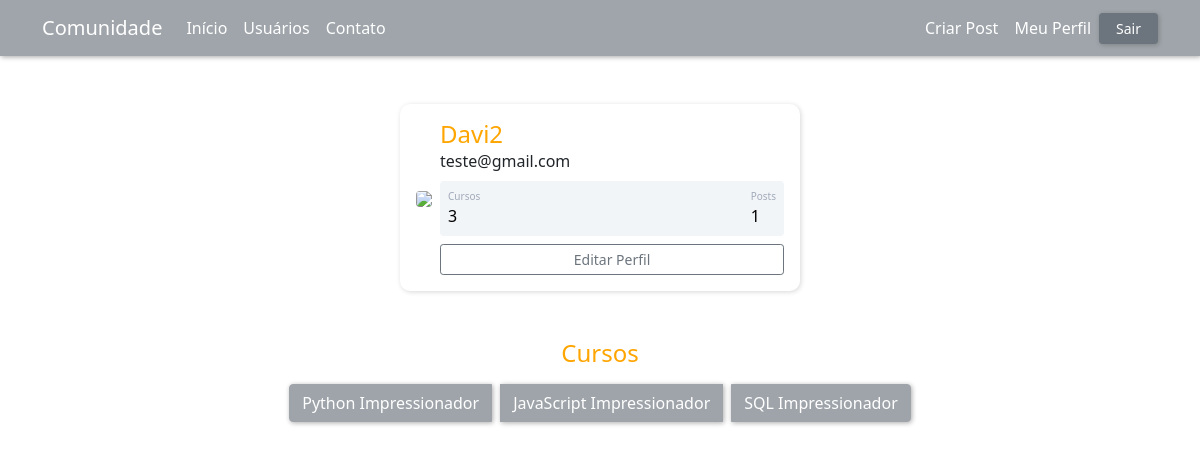
Screenshot of /perfil (signed in) with the database file from the repository.
### comunidade/models.py (models this page shows)
class Usuario(database.Model, UserMixin):
    id = database.Column(database.Integer, primary_key=True)
    username = database.Column(database.String, nullable=False)
    email = database.Column(database.String, nullable=False, unique=True)
    senha = database.Column(database.String, nullable=False)
    foto_perfil= database.Column(database.String, default="default.jpg")
    posts = database.relationship("Post", backref="autor", lazy=True)
    cursos = database.Column(database.String, nullable=False, default="Não Informado")
    def contar_posts(self):
        return len(self.posts)

### comunidade/routes.py (the view)
@app.route("/perfil")
@login_required
def perfil():
    foto_perfil = url_for('static', filename=f'fotos_perfil/{current_user.foto_perfil}')
    return render_template("perfil.html", foto_perfil=foto_perfil)

### comunidade/models.py (called while the page is built)
@login_manager.user_loader
def load_usuario(id_usuario) -> int:
    return Usuario.query.get(int(id_usuario))

### comunidade/templates/perfil.html (shortened to what this page needs)
{% extends "base.html" %}
{% block body %}
    <div class="container mt-5 d-flex justify-content-center">
        <div class="card p-3" style="box-shadow: 1px 1px 5px rgba(0, 0, 0, 0.158);">
            <div class="d-flex align-items-center">
                <div class="image me-2">
                    <img src="{{ foto_perfil }}"
                        class="rounded" width="200">
                </div>
                <div class="ml-3 w-100">
                    <h4 class="mb-0 mt-0" style="color: orange;">{{ current_user.username }}</h4>
                    <span>{{ current_user.email }}</span>
                    <div class="p-2 mt-2 bg-primary d-flex justify-content-between rounded text-white stats">
                        <div class="d-flex flex-column">
                            {% if "Não Informado" in current_user.cursos %}
                                <span class="articles">Cursos</span>
                                <span class="number1">0</span>
                            {% else %}
                                <span class="articles">Cursos</span>
                                <span class="number1">{{ current_user.cursos.count(";") + 1 }}</span>
                            {% endif %}
                        </div>
                        <div class="d-flex flex-column">
                            <span class="rating">Posts</span>
                            <span class="number3">{{ current_user.contar_posts() }}</span>
                        </div>
                    </div>
                    <div class="button mt-2 d-flex flex-row align-items-center">
                        <a class="w-100" href="{{ url_for('editar_perfil') }}">
                            <button class="btn btn-sm btn-outline-secondary w-100">Editar Perfil</button>
                        </a>
                    </div>
                </div>
            </div>
        </div>
    </div>
    <div class="container mt-5 d-flex justify-content-center">
        <div class="row">
            <div class="col text-center">
                <strong><h4 style="color: orange;">Cursos</h4></strong>
                <div class="btn-group d-flex flex-wrap justify-content-center">
                    {% for curso in current_user.cursos.split(";") %}
                        <button type="button" class="btn btn-secondary mt-2 mx-1" style="box-shadow: 1px 1px 5px rgba(0, 0, 0, 0.5);" disabled>{{ curso }}</button>
                    {% endfor %}
                </div>
            </div>
        </div>
    </div>
{% endblock %}

### comunidade/static/main.css (style rules this page uses)
.card { width: 400px; border: none; border-radius: 10px; background-color: #fff; }
.stats { background: #f2f5f8 !important; color: #000 !important; }
.articles { font-size: 10px; color: #a1aab9; }
.number1 { font-weight: 500; }
.rating { font-size: 10px; color: #a1aab9; }
.number3 { font-weight: 500; }

### rows the page displays
Usuario: username "Davi2", email "teste@gmail.com", cursos "3"

### other values shown
{{ current_user.contar_posts() }} "1"
{{ curso }} "Python Impressionador" "JavaScript Impressionador" "SQL Impressionador"
